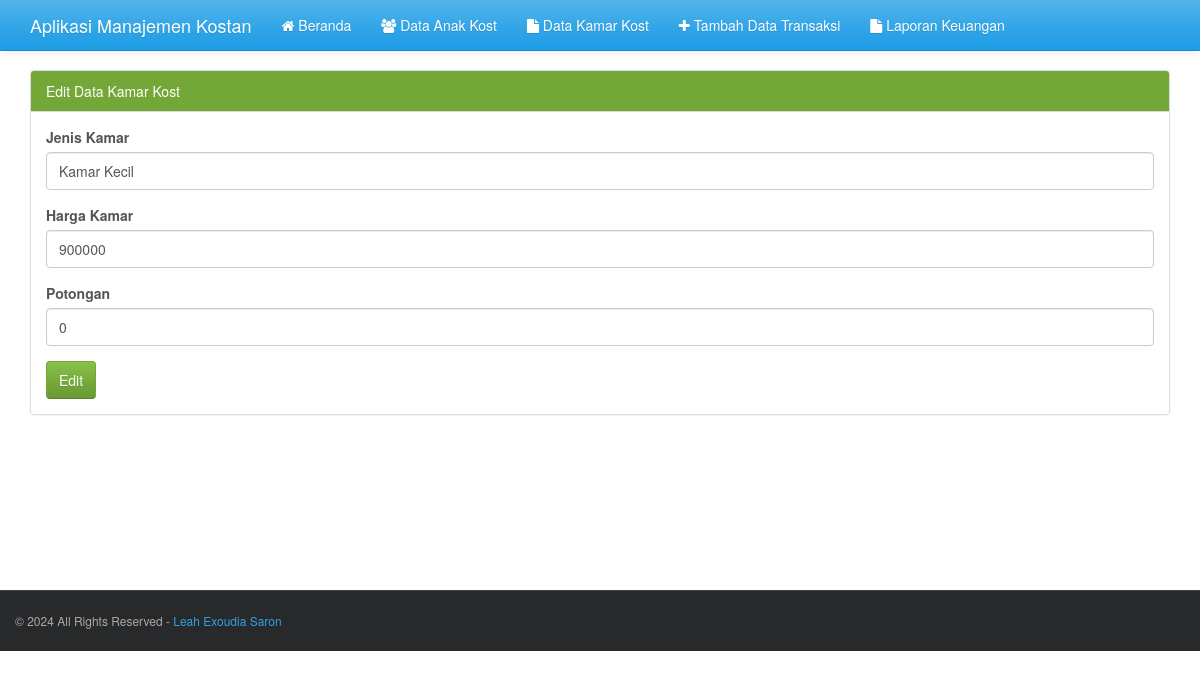
The page /edit_kamar_kost.php?kode_kamar=1 on the database its author committed.
### tables this page shows
CREATE TABLE IF NOT EXISTS `kamar_kost` (
`kode_kamar` int(11) NOT NULL,
  `jenis_kamar` varchar(20) NOT NULL,
  `harga_kamar` int(5) NOT NULL,
  `potongan` int(3) NOT NULL
);

### edit_kamar_kost.php (the view, shortened to what this page needs)
<?php
include("config.php");
?>
<!DOCTYPE html>
<html>
<head>
	<?php include("include/css.php"); ?>
</head>
<body>
	<header>
		<?php include("include/header.php"); ?>
	</header>
	<div class='container' style='margin-top:70px'>
		<div class='row' style='min-height:520px'>
			<div class='col-md-12'>
				<?php
				$kode_kamar = $_GET['kode_kamar'];
				$sqlquery = "SELECT * FROM kamar_kost WHERE kode_kamar='$kode_kamar'";
				$result = mysqli_query($koneksi, $sqlquery) or die(mysqli_connect_error());
				$row = mysqli_fetch_assoc($result);
				?>
				<div class='panel panel-success'>
					<div class='panel-heading'>Edit Data Kamar Kost</div>
					<div class='panel-body'>
						<form method='post' action='aksi_kamar_kost.php?act=update'>
							<div class='form-group'>
								<label>Jenis Kamar</label>
								<input type='text' class='form-control' name='jenis_kamar' value="<?php echo $row["jenis_kamar"]; ?>" required />
							</div>
							<div class='form-group'>
								<label>Harga Kamar</label>
								<input type='text' class='form-control' name='harga_kamar' value="<?php echo $row["harga_kamar"]; ?>" required />
							</div>
							<div class='form-group'>
								<label>Potongan</label>
								<input type='text' class='form-control' name='potongan' value="<?php echo $row["potongan"]; ?>" required />
							</div>
							<button type='input' name='input' class='btn btn-success'>Edit</button>
						</form>
					</div>
				</div>
			</div>
		</div>
	</div>
	<?php include("include/footer.php"); ?>
</body>
</html>

### rows shown on the page
kamar_kost: jenis_kamar "Kamar Kecil", harga_kamar "900000", potongan "0"
